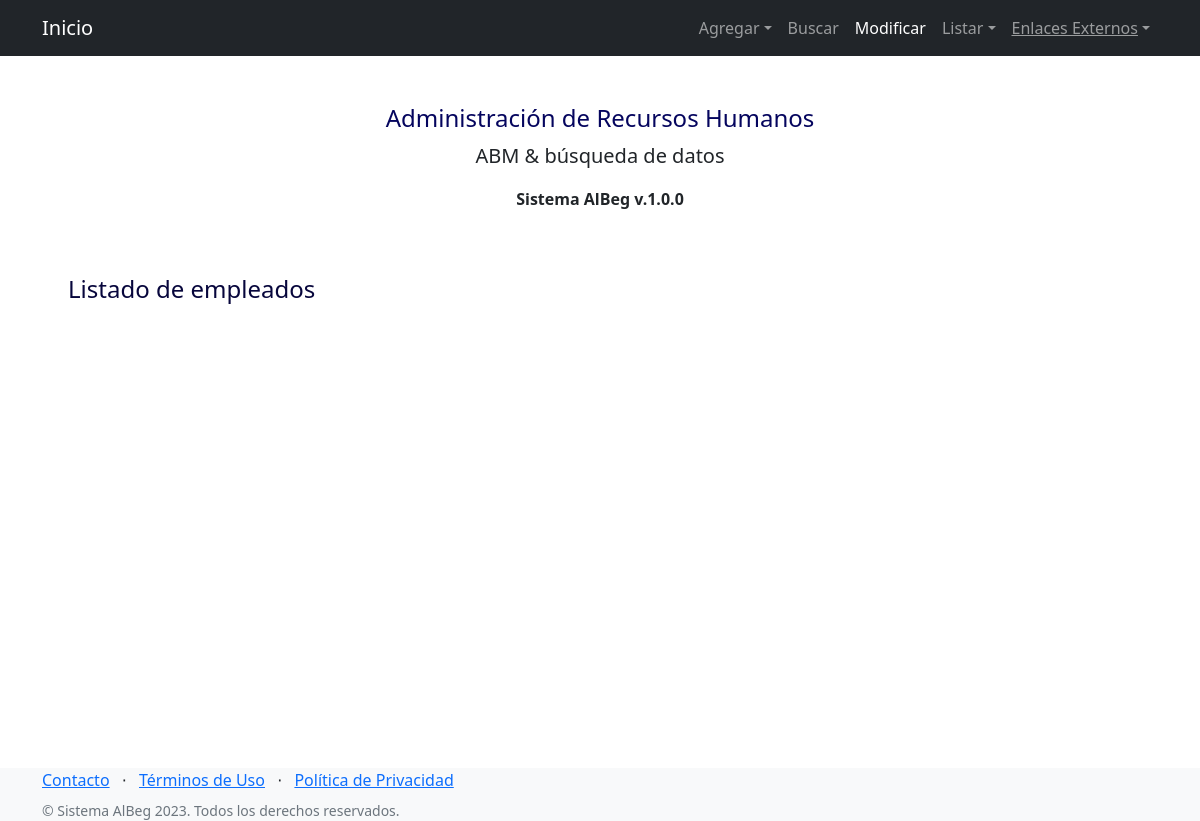
/AppRRHH/listaEmpleados/, run on an earlier commit of the app's database.
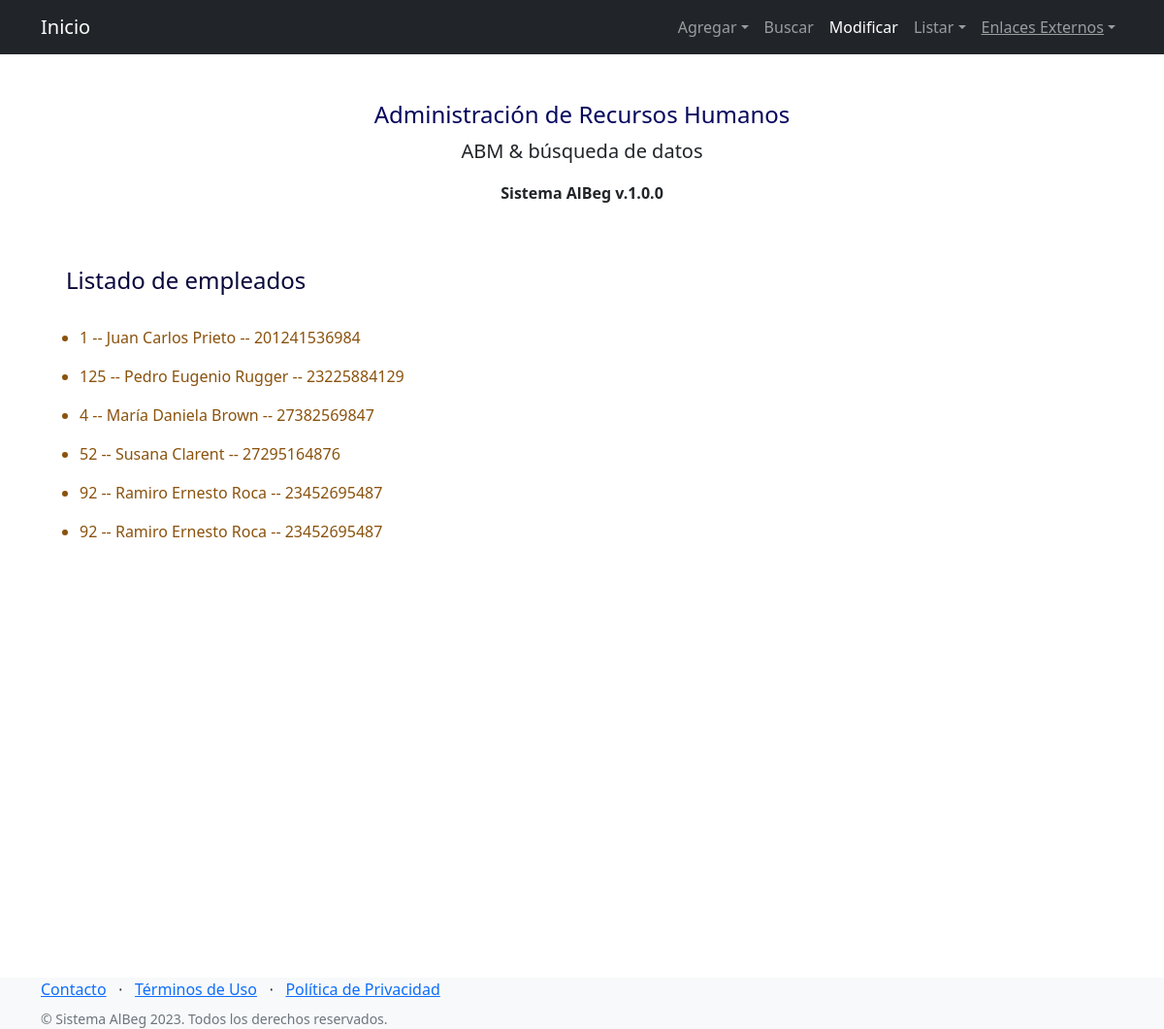
And on a later commit of the database.
### AppRRHH/models.py (models this page shows, shortened)
class Empleado(models.Model):
    nombre = models.CharField(max_length=50)
    cuil = models.IntegerField()
    legajo = models.IntegerField()
    fecha_ingreso = models.DateField(null=True)

### AppRRHH/views.py (the view)
# urls.py: path('listaEmpleados/',listaEmpleados, name="Empleados"),
def listaEmpleados(request):
    listaEmpleados=Empleado.objects.all()
    return render(request, "listaEmpleados.html", {"listaEmpleados":listaEmpleados})

### AppRRHH/templates/listaEmpleados.html
{% extends 'padre.html' %}
{% block contenidoQueCambia %}
    <br>
    <div class="titulo_listas">
    <h4> Listado de empleados </h4>
    <br>
   </div>
    <div class="listas">
     {% for empleado in listaEmpleados %}
        <ul >
            <li > {{empleado.legajo}} -- {{empleado.nombre}} -- {{empleado.cuil}} </li>
        </ul>
    {% endfor %}
    </div>
{% endblock contenidoQueCambia %}

### AppRRHH/templates/padre.html (shortened to what this page needs)
<!DOCTYPE html>
<html lang="en">
    <head>
        {%load static %}
        <link href="{% static 'css/styles.css' %}" rel="stylesheet" />
        <link href="{% static 'css/misEstilos.css' %}" rel="stylesheet" />
    </head>
    <body>
        <nav class="navbar navbar-expand-lg navbar-dark bg-dark">
            <div class="container">
                <a class="navbar-brand" href="/AppRRHH/">Inicio</a>
                <div class="collapse navbar-collapse" id="navbarSupportedContent">
                    <ul class="navbar-nav ms-auto mb-2 mb-lg-0">
                        <li class="nav-item dropdown">
                            <a class="nav-link dropdown-toggle" id="navbarDropdown" href="#" role="button" data-bs-toggle="dropdown" aria-expanded="false">Agregar</a>
                        </li>
                        <li class="nav-item"><a class="nav-link" href="{% url 'BusquedaEmpleados' %}">Buscar </a></li>
                        <li class="nav-item"><a class="nav-link active" aria-current="page" href="#">Modificar </a></li>
                        <li class="nav-item dropdown">
                            <a class="nav-link dropdown-toggle" id="navbarDropdown" href="#" role="button" data-bs-toggle="dropdown" aria-expanded="false">Listar</a>
                        </li>
                        <li class="nav-item dropdown">
                            <a class="nav-link dropdown-toggle" id="navbarDropdown" href="#" role="button" data-bs-toggle="dropdown" aria-expanded="false"><u>Enlaces Externos</u></a>
                        </li>
                    </ul>
                </div>
            </div>
        </nav>
        <div class="container">
            <div class="text-center mt-5">
                <h1 style="color:rgb(5, 5, 94);font-size:150%;">Administración de Recursos Humanos</h1>
                <p class="lead"> <strong> ABM & búsqueda de datos </strong> </p>
                <p><strong> Sistema AlBeg v.1.0.0 </strong> </p>
                <br>
            </div>
        </div>
<div>
    {% block contenidoQueCambia %}
    {% endblock contenidoQueCambia %}
</div>
        <br>
        <br>
        <br>
        <br>
        <br>
        <br>
        <br>
        <br>
        <br>
        <br>
        <br>
        <br>
        <br>
        <br>
        <br>
        <br>
        <br>
        <br>
        <footer class="footer bg-light">
            <div class="container">
                <div class="row">
                    <br>  <div class="col-lg-6 h-100 text-center text-lg-start my-auto">
                        <ul class="list-inline mb-2">
                            <li class="list-inline-item"><a href="#!">Contacto</a></li>
                            <li class="list-inline-item">⋅</li>
                            <li class="list-inline-item"><a href="#!">Términos de Uso</a></li>
                            <li class="list-inline-item">⋅</li>
                            <li class="list-inline-item"><a href="#!">Política de Privacidad</a></li>
                        </ul>
                        <p class="text-muted small mb-4 mb-lg-0">&copy; Sistema AlBeg 2023. Todos los derechos reservados.</p>
                </div>
            </div>
        </footer>
    </body>
</html>

### AppRRHH/static/css/misEstilos.css (style rules this page uses)
.titulo_listas { color:rgb(7, 6, 60); text-align: left; padding-left: 68px; }
.listas { color:rgb(138, 82, 13); text-align: left; padding-left: 50px; }

What changed in the data, as far as the page shows it:
added Empleado: legajo "1", nombre "Juan Carlos Prieto", cuil "201241536984"
added Empleado: legajo "125", nombre "Pedro Eugenio Rugger", cuil "23225884129"
added Empleado: legajo "4", nombre "María Daniela Brown", cuil "27382569847"
added Empleado: legajo "52", nombre "Susana Clarent", cuil "27295164876"
added Empleado: legajo "92", nombre "Ramiro Ernesto Roca", cuil "23452695487"
added Empleado: legajo "92", nombre "Ramiro Ernesto Roca", cuil "23452695487"
